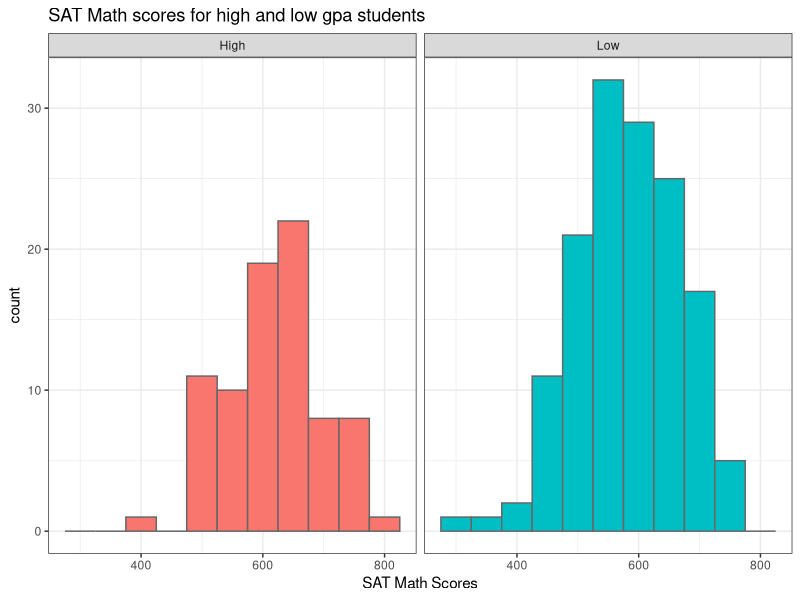
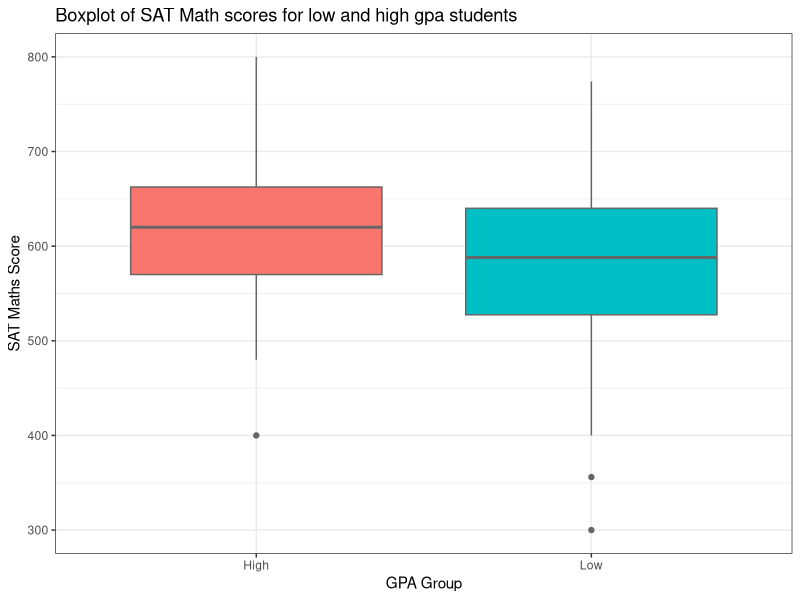

The R source for these figures, in order:
## ---- chunk 1
# function to load required packages
ipak <- function(pkg){
  new.pkg <- pkg[!(pkg %in% installed.packages()[, "Package"])]
  if(length(new.pkg)) install.packages(new.pkg, dependencies = TRUE)
  sapply(pkg, require, character.only = TRUE)
}

packages <- c("ggplot2", "data.table", "xtable")
ipak(packages); rm(ipak); rm(packages)

## ---- chunk 2
mo <- 0.8*(1) + 0.2*(0.8)
va <- sqrt(0.8) * 0.1^2 + sqrt(0.2) * 0.12^2 + 2 * 0.8 * 0.2 * 0.1 * sqrt(0.1 + 0.12)
## ---- chunk 3
# import data
stud <- read.table("data/CSDATA.txt", header = T)
stud$gpaGroup <- ifelse(stud$GPA > 3, yes = "High", no = "Low")

# split into low and high
high <- stud[stud$gpaGroup == "High", ]
low <- stud[ stud$gpaGroup == "Low",]

# custom summary function to include sd
mysum <- function(vector) {
     s <- numeric(7)
     names(s) <- c("sample mean", "sample SD", "min", "median", 
                   "max", "1st quartile","3rd quartile") 
     s[c(1,3,4,5,6,7)] <- summary(vector)[c(4, 1, 3, 6, 2, 5)]
     s[2] <- round(sd(vector), digits = 1)
     return(s)
}
## ---- chunk 4
options(xtable.comment = FALSE)
high <-data.frame(value = mysum(high$SATM))
print(xtable(high,align = c("l", "r"), caption = " Summary for high-gpa students"), type = "latex")
## ---- chunk 5
low <-data.frame(value = mysum(low$SATM))
print(xtable(low,align = c("l", "r"), caption = " Summary for low-gpa students"), type = "latex")
## ---- chunk 6
stud$gpaGroup <- factor(stud$gpaGroup)

ggplot(stud) + 
     geom_histogram(aes(SATM, fill = gpaGroup), binwidth = 50, color = "grey40") +
     theme_bw() +
     facet_wrap(~gpaGroup) + 
     theme(legend.position = "none") +  
     ggtitle("SAT Math scores for high and low gpa students") + 
     labs(x = "SAT Math Scores")


ggplot(stud, aes(x = gpaGroup, y = SATM)) +
     geom_boxplot(aes(fill = gpaGroup), color = "grey40") + 
     theme_bw() +
     theme(legend.position = "none") + 
     ggtitle("Boxplot of SAT Math scores for low and high gpa students")+ 
     labs(x = "GPA Group", y ="SAT Maths Score")
## ---- chunk 7
mm <- median(stud$SATM)
## ---- chunk 8
# pnorm usage
pn <- 1-pnorm(mean = 500, sd = 110, q = mm)
